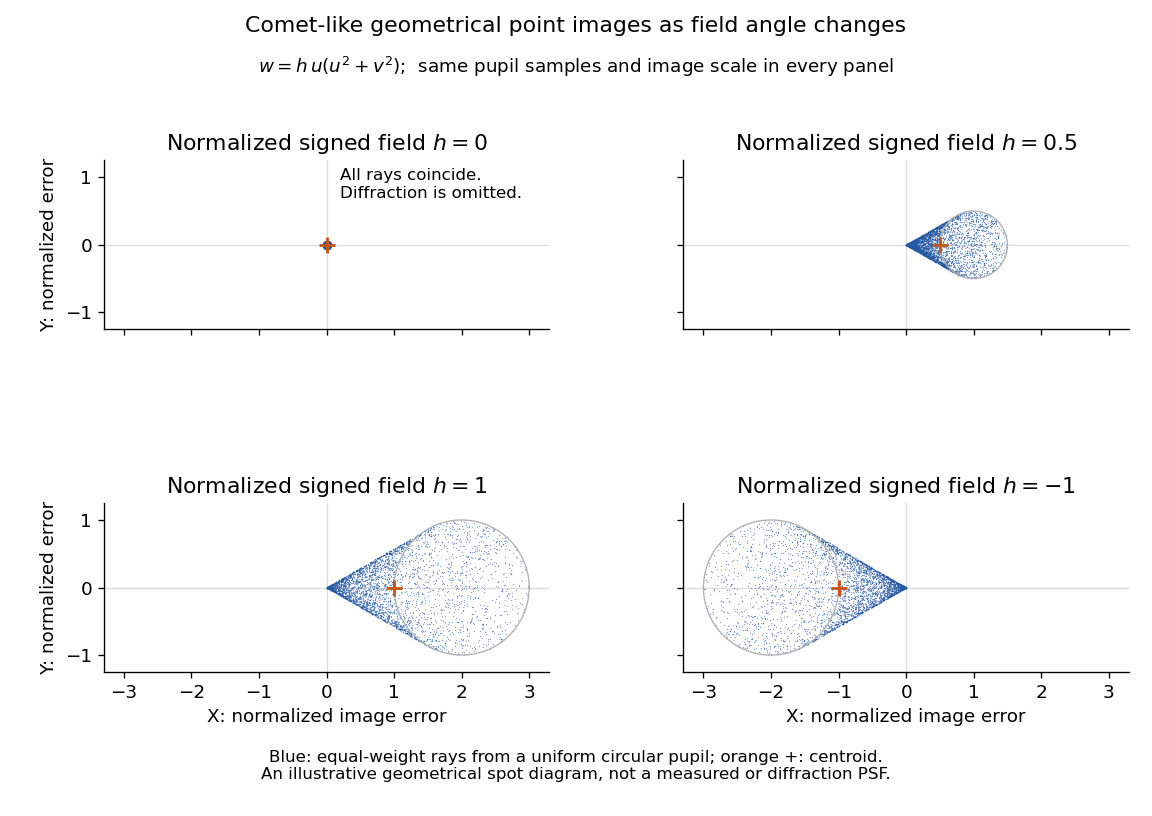

This chart was generated by the following Python code:
"""Uniform-area pupil samples mapped into geometrical coma spot diagrams.

Tested with Python 3.14, NumPy 2.3.5, Matplotlib 3.10.7.
Run from _media; writes an opaque white PNG to the working directory.
Each point has equal pupil-area weight. No smoothing or diffraction PSF.
"""
from pathlib import Path

import matplotlib.pyplot as plt
import numpy as np


def ray_map(u, v, h):
    return h * (3 * u * u + v * v), 2 * h * u * v


def main():
    plt.rcParams.update({"font.size": 11, "axes.spines.top": False,
                         "axes.spines.right": False, "figure.facecolor": "white"})
    count = 7000
    index = np.arange(count // 4)
    rho = np.sqrt((index + .5) / len(index))
    theta = np.random.default_rng(831).uniform(0, 2*np.pi, len(index))
    u0, v0 = rho * np.cos(theta), rho * np.sin(theta)
    # Four symmetric azimuths per equal-area radial sample preserve the
    # exact centroid while avoiding a visible spiral sampling pattern.
    u = np.concatenate([u0, -u0, v0, -v0])
    v = np.concatenate([v0, -v0, -u0, u0])
    fig, axes = plt.subplots(2, 2, figsize=(9.6, 6.8), sharex=True, sharey=True)
    fig.subplots_adjust(left=.09, right=.98, bottom=.14, top=.84, hspace=.5, wspace=.3)
    fig.suptitle("Comet-like geometrical point images as field angle changes", y=.98)
    fig.text(.5, .91, r"$w=h\,u(u^2+v^2)$;  same pupil samples and image scale in every panel",
             ha="center")
    for ax, h in zip(axes.flat, [0, .5, 1, -1]):
        x, y = ray_map(u, v, h)
        if h == 0:
            ax.plot(0, 0, "o", color="#2458a4", ms=5)
            ax.text(.2, .7, "All rays coincide.\nDiffraction is omitted.", fontsize=10)
        else:
            ax.scatter(x, y, s=.6, alpha=.32, color="#2458a4", linewidths=0)
            t = np.linspace(0, 2*np.pi, 500)
            ax.plot(h*(2+np.cos(t)), h*np.sin(t), color="#b1b1b1", lw=.8)
        ax.plot(h, 0, "+", color="#c85518", ms=10, mew=1.7,
                label=r"area-weighted centroid $(h,0)$")
        ax.set(xlim=(-3.3, 3.3), ylim=(-1.25, 1.25), title=fr"Normalized signed field $h={h:g}$")
        ax.set_aspect("equal")
        ax.axhline(0, color="#dddddd", lw=.8, zorder=0)
        ax.axvline(0, color="#dddddd", lw=.8, zorder=0)
    for ax in axes[:, 0]:
        ax.set_ylabel("Y: normalized error")
    for ax in axes[1]:
        ax.set_xlabel("X: normalized image error")
    fig.text(.5, .045, "Blue: equal-weight rays from a uniform circular pupil; orange +: centroid.\n"
             "An illustrative geometrical spot diagram, not a measured or diffraction PSF.",
             ha="center", fontsize=10)
    fig.savefig(Path.cwd() / (Path(__file__).stem + ".png"), dpi=120,
                facecolor="white", transparent=False)
    plt.close(fig)


if __name__ == "__main__":
    main()
